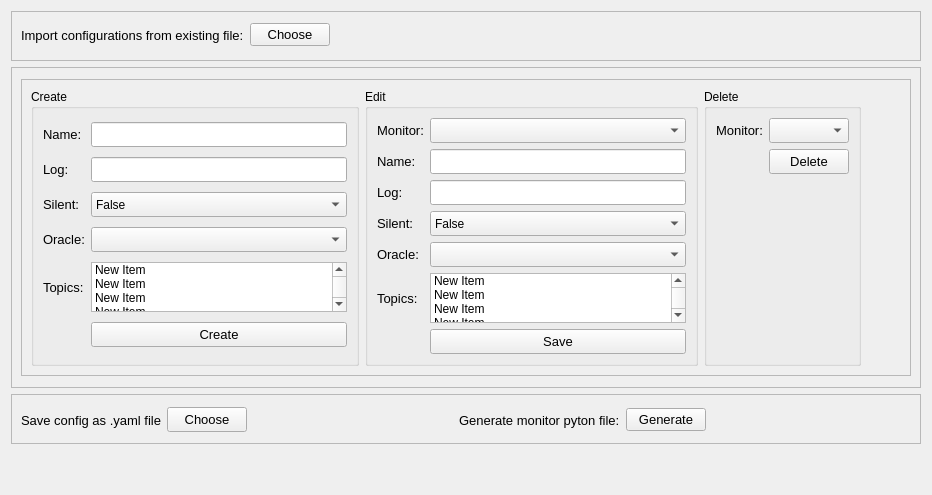
          <widget class="QWidget" name="W_ConfigMonitorPage">
           <property name="styleSheet">
            <string notr="true"/>
           </property>
           <attribute name="title">
            <string>Monitor</string>
           </attribute>
           <layout class="QVBoxLayout" name="verticalLayout_14">
            <property name="leftMargin">
             <number>11</number>
            </property>
            <property name="topMargin">
             <number>11</number>
            </property>
            <property name="rightMargin">
             <number>11</number>
            </property>
            <property name="bottomMargin">
             <number>11</number>
            </property>
            <item>
             <widget class="QFrame" name="frame_26">
              <property name="minimumSize">
               <size>
                <width>0</width>
                <height>50</height>
               </size>
              </property>
              <property name="frameShape">
               <enum>QFrame::StyledPanel</enum>
              </property>
              <property name="frameShadow">
               <enum>QFrame::Raised</enum>
              </property>
              <layout class="QHBoxLayout" name="horizontalLayout_4">
               <property name="bottomMargin">
                <number>11</number>
               </property>
               <item>
                <widget class="QLabel" name="lblMonitorImporttxt">
                 <property name="font">
                  <font>
                   <pointsize>10</pointsize>
                  </font>
                 </property>
                 <property name="text">
                  <string>Import configurations from existing file:</string>
                 </property>
                </widget>
               </item>
               <item>
                <widget class="QPushButton" name="btnMonitorChoose">
                 <property name="font">
                  <font>
                   <pointsize>10</pointsize>
                  </font>
                 </property>
                 <property name="text">
                  <string>Choose</string>
                 </property>
                </widget>
               </item>
               <item>
                <spacer name="horizontalSpacer">
                 <property name="orientation">
                  <enum>Qt::Horizontal</enum>
                 </property>
                 <property name="sizeHint" stdset="0">
                  <size>
                   <width>40</width>
                   <height>20</height>
                  </size>
                 </property>
                </spacer>
               </item>
              </layout>
             </widget>
            </item>
            <item>
             <widget class="QFrame" name="frame_20">
              <property name="frameShape">
               <enum>QFrame::StyledPanel</enum>
              </property>
              <property name="frameShadow">
               <enum>QFrame::Raised</enum>
              </property>
              <layout class="QVBoxLayout" name="verticalLayout_15">
               <property name="topMargin">
                <number>11</number>
               </property>
               <property name="bottomMargin">
                <number>11</number>
               </property>
               <item>
                <widget class="QFrame" name="frame_21">
                 <property name="frameShape">
                  <enum>QFrame::StyledPanel</enum>
                 </property>
                 <property name="frameShadow">
                  <enum>QFrame::Raised</enum>
                 </property>
                 <layout class="QHBoxLayout" name="horizontalLayout_9">
                  <item>
                   <widget class="QGroupBox" name="gbxMonitorCreate">
                    <property name="title">
                     <string>Create</string>
                    </property>
                    <layout class="QGridLayout" name="gridLayout_15">
                     <item row="1" column="1">
                      <widget class="QLineEdit" name="txtMonitorCreateLog">
                       <property name="minimumSize">
                        <size>
                         <width>0</width>
                         <height>25</height>
                        </size>
                       </property>
                       <property name="maximumSize">
                        <size>
                         <width>16777215</width>
                         <height>25</height>
                        </size>
                       </property>
                       <property name="font">
                        <font>
                         <pointsize>10</pointsize>
                        </font>
                       </property>
                      </widget>
                     </item>
                     <item row="3" column="0">
                      <widget class="QLabel" name="lblMonitorCreateOracle">
                       <property name="minimumSize">
                        <size>
                         <width>0</width>
                         <height>0</height>
                        </size>
                       </property>
                       <property name="font">
                        <font>
                         <pointsize>10</pointsize>
                        </font>
                       </property>
                       <property name="text">
                        <string>Oracle:</string>
                       </property>
                      </widget>
                     </item>
                     <item row="0" column="0">
                      <widget class="QLabel" name="lblMonitorCreateName">
                       <property name="minimumSize">
                        <size>
                         <width>0</width>
                         <height>0</height>
                        </size>
                       </property>
                       <property name="font">
                        <font>
                         <pointsize>10</pointsize>
                        </font>
                       </property>
                       <property name="text">
                        <string>Name:</string>
                       </property>
                      </widget>
                     </item>
                     <item row="0" column="1">
                      <widget class="QLineEdit" name="txtMonitorCreateName">
                       <property name="minimumSize">
                        <size>
                         <width>0</width>
                         <height>25</height>
                        </size>
                       </property>
                       <property name="maximumSize">
                        <size>
                         <width>16777215</width>
                         <height>25</height>
                        </size>
                       </property>
                       <property name="font">
                        <font>
                         <pointsize>10</pointsize>
                        </font>
                       </property>
                      </widget>
                     </item>
                     <item row="4" column="0">
                      <widget class="QLabel" name="lblMonitorCreateTopics">
                       <property name="minimumSize">
                        <size>
                         <width>0</width>
                         <height>0</height>
                        </size>
                       </property>
                       <property name="font">
                        <font>
                         <pointsize>10</pointsize>
                        </font>
                       </property>
                       <property name="text">
                        <string>Topics:</string>
                       </property>
                      </widget>
                     </item>
                     <item row="2" column="1">
                      <widget class="QComboBox" name="cbxMonitorCreateSilent">
                       <property name="minimumSize">
                        <size>
                         <width>0</width>
                         <height>25</height>
                        </size>
                       </property>
                       <property name="maximumSize">
                        <size>
                         <width>16777215</width>
                         <height>25</height>
                        </size>
                       </property>
                       <property name="font">
                        <font>
                         <pointsize>9</pointsize>
                        </font>
                       </property>
                       <item>
                        <property name="text">
                         <string>False</string>
                        </property>
                       </item>
                       <item>
                        <property name="text">
                         <string>True</string>
                        </property>
                       </item>
                      </widget>
                     </item>
                     <item row="3" column="1">
                      <widget class="QComboBox" name="cbxMonitorCreateOracle">
                       <property name="minimumSize">
                        <size>
                         <width>0</width>
                         <height>25</height>
                        </size>
                       </property>
                       <property name="maximumSize">
                        <size>
                         <width>16777215</width>
                         <height>25</height>
                        </size>
                       </property>
                       <property name="font">
                        <font>
                         <pointsize>9</pointsize>
                        </font>
                       </property>
                      </widget>
                     </item>
                     <item row="1" column="0">
                      <widget class="QLabel" name="lblMonitorCreateLog">
                       <property name="minimumSize">
                        <size>
                         <width>0</width>
                         <height>0</height>
                        </size>
                       </property>
                       <property name="font">
                        <font>
                         <pointsize>10</pointsize>
                        </font>
                       </property>
                       <property name="text">
                        <string>Log:</string>
                       </property>
                      </widget>
                     </item>
                     <item row="2" column="0">
                      <widget class="QLabel" name="lblMonitorCreateSilent">
                       <property name="minimumSize">
                        <size>
                         <width>0</width>
                         <height>0</height>
                        </size>
                       </property>
                       <property name="font">
                        <font>
                         <pointsize>10</pointsize>
                        </font>
                       </property>
                       <property name="text">
                        <string>Silent:</string>
                       </property>
                      </widget>
                     </item>
                     <item row="5" column="1">
                      <widget class="QPushButton" name="btnMonitorCreate">
                       <property name="minimumSize">
                        <size>
                         <width>0</width>
                         <height>25</height>
                        </size>
                       </property>
                       <property name="maximumSize">
                        <size>
                         <width>16777215</width>
                         <height>25</height>
                        </size>
                       </property>
                       <property name="font">
                        <font>
                         <pointsize>10</pointsize>
                        </font>
                       </property>
                       <property name="text">
                        <string>Create</string>
                       </property>
                      </widget>
                     </item>
                     <item row="4" column="1">
                      <widget class="QListWidget" name="listMonitorCreateTopics">
                       <property name="minimumSize">
                        <size>
                         <width>0</width>
                         <height>25</height>
                        </size>
                       </property>
                       <property name="maximumSize">
                        <size>
                         <width>16777215</width>
                         <height>50</height>
                        </size>
                       </property>
                       <property name="selectionMode">
                        <enum>QAbstractItemView::MultiSelection</enum>
                       </property>
                       <item>
                        <property name="text">
                         <string>New Item</string>
                        </property>
                       </item>
                       <item>
                        <property name="text">
                         <string>New Item</string>
                        </property>
                       </item>
                       <item>
                        <property name="text">
                         <string>New Item</string>
                        </property>
                       </item>
                       <item>
                        <property name="text">
                         <string>New Item</string>
                        </property>
                       </item>
                       <item>
                        <property name="text">
                         <string>New Item</string>
                        </property>
                       </item>
                      </widget>
                     </item>
                    </layout>
                   </widget>
                  </item>
                  <item>
                   <widget class="QGroupBox" name="gbxMonitorEdit">
                    <property name="title">
                     <string>Edit</string>
                    </property>
                    <layout class="QGridLayout" name="gridLayout_7">
                     <item row="1" column="0">
                      <widget class="QLabel" name="lblMonitorEditName">
                       <property name="minimumSize">
                        <size>
                         <width>0</width>
                         <height>0</height>
                        </size>
                       </property>
                       <property name="font">
                        <font>
                         <pointsize>10</pointsize>
                        </font>
                       </property>
                       <property name="text">
                        <string>Name:</string>
                       </property>
                      </widget>
                     </item>
                     <item row="0" column="1">
                      <widget class="QComboBox" name="cbxMonitorEditMonitor">
                       <property name="minimumSize">
                        <size>
                         <width>0</width>
                         <height>25</height>
                        </size>
                       </property>
                       <property name="maximumSize">
                        <size>
                         <width>16777215</width>
                         <height>25</height>
                        </size>
                       </property>
                       <property name="font">
                        <font>
                         <pointsize>9</pointsize>
                        </font>
                       </property>
                      </widget>
                     </item>
                     <item row="2" column="0">
                      <widget class="QLabel" name="lblMonitorEditLog">
                       <property name="minimumSize">
                        <size>
                         <width>0</width>
                         <height>0</height>
                        </size>
                       </property>
                       <property name="font">
                        <font>
                         <pointsize>10</pointsize>
                        </font>
                       </property>
                       <property name="text">
                        <string>Log:</string>
                       </property>
                      </widget>
                     </item>
                     <item row="5" column="0">
                      <widget class="QLabel" name="lblMonitorEditTopics">
                       <property name="minimumSize">
                        <size>
                         <width>0</width>
                         <height>0</height>
                        </size>
                       </property>
                       <property name="font">
                        <font>
                         <pointsize>10</pointsize>
                        </font>
                       </property>
                       <property name="text">
                        <string>Topics:</string>
                       </property>
                      </widget>
                     </item>
                     <item row="6" column="1">
                      <widget class="QPushButton" name="btnMonitorEdit">
                       <property name="minimumSize">
                        <size>
                         <width>0</width>
                         <height>25</height>
                        </size>
                       </property>
                       <property name="maximumSize">
                        <size>
                         <width>16777215</width>
                         <height>25</height>
                        </size>
                       </property>
                       <property name="font">
                        <font>
                         <pointsize>10</pointsize>
                        </font>
                       </property>
                       <property name="text">
                        <string>Save</string>
                       </property>
                      </widget>
                     </item>
                     <item row="1" column="1">
                      <widget class="QLineEdit" name="txtMonitorEditName">
                       <property name="minimumSize">
                        <size>
                         <width>0</width>
                         <height>25</height>
                        </size>
                       </property>
                       <property name="maximumSize">
                        <size>
                         <width>16777215</width>
                         <height>25</height>
                        </size>
                       </property>
                       <property name="font">
                        <font>
                         <pointsize>10</pointsize>
                        </font>
                       </property>
                      </widget>
                     </item>
                     <item row="4" column="1">
                      <widget class="QComboBox" name="cbxMonitorEditOracle">
                       <property name="minimumSize">
                        <size>
                         <width>0</width>
                         <height>25</height>
                        </size>
                       </property>
                       <property name="maximumSize">
                        <size>
                         <width>16777215</width>
                         <height>25</height>
                        </size>
                       </property>
                       <property name="font">
                        <font>
                         <pointsize>9</pointsize>
                        </font>
                       </property>
                      </widget>
                     </item>
                     <item row="0" column="0">
                      <widget class="QLabel" name="lblMonitorEditMonitor">
                       <property name="minimumSize">
                        <size>
                         <width>0</width>
                         <height>0</height>
                        </size>
                       </property>
                       <property name="font">
                        <font>
                         <pointsize>10</pointsize>
                        </font>
                       </property>
                       <property name="text">
                        <string>Monitor:</string>
                       </property>
                      </widget>
                     </item>
                     <item row="3" column="1">
                      <widget class="QComboBox" name="cbxMonitorEditSilent">
                       <property name="minimumSize">
                        <size>
                         <width>0</width>
                         <height>25</height>
                        </size>
                       </property>
                       <property name="maximumSize">
                        <size>
                         <width>16777215</width>
                         <height>25</height>
                        </size>
                       </property>
                       <property name="font">
                        <font>
                         <pointsize>9</pointsize>
                        </font>
                       </property>
                       <item>
                        <property name="text">
                         <string>False</string>
                        </property>
                       </item>
                       <item>
                        <property name="text">
                         <string>True</string>
                        </property>
                       </item>
                      </widget>
                     </item>
                     <item row="3" column="0">
                      <widget class="QLabel" name="lblMonitorEditSilent">
                       <property name="minimumSize">
                        <size>
                         <width>0</width>
                         <height>0</height>
                        </size>
                       </property>
                       <property name="font">
                        <font>
                         <pointsize>10</pointsize>
                        </font>
                       </property>
                       <property name="text">
                        <string>Silent:</string>
                       </property>
                      </widget>
                     </item>
                     <item row="4" column="0">
                      <widget class="QLabel" name="lblMonitorEditOracle">
                       <property name="minimumSize">
                        <size>
                         <width>0</width>
                         <height>0</height>
                        </size>
                       </property>
                       <property name="font">
                        <font>
                         <pointsize>10</pointsize>
                        </font>
                       </property>
                       <property name="text">
                        <string>Oracle:</string>
                       </property>
                      </widget>
                     </item>
                     <item row="2" column="1">
                      <widget class="QLineEdit" name="txtMonitorEditLog">
                       <property name="minimumSize">
                        <size>
                         <width>0</width>
                         <height>25</height>
                        </size>
                       </property>
                       <property name="maximumSize">
                        <size>
                         <width>16777215</width>
                         <height>25</height>
                        </size>
                       </property>
                       <property name="font">
                        <font>
                         <pointsize>10</pointsize>
                        </font>
                       </property>
                      </widget>
                     </item>
                     <item row="5" column="1">
                      <widget class="QListWidget" name="listMonitorEditTopics">
                       <property name="minimumSize">
                        <size>
                         <width>0</width>
                         <height>0</height>
                        </size>
                       </property>
                       <property name="maximumSize">
                        <size>
                         <width>16777215</width>
                         <height>50</height>
                        </size>
                       </property>
                       <property name="font">
                        <font>
                         <pointsize>9</pointsize>
                        </font>
                       </property>
                       <property name="selectionMode">
                        <enum>QAbstractItemView::MultiSelection</enum>
                       </property>
                       <item>
                        <property name="text">
                         <string>New Item</string>
                        </property>
                       </item>
                       <item>
                        <property name="text">
                         <string>New Item</string>
                        </property>
                       </item>
                       <item>
                        <property name="text">
                         <string>New Item</string>
                        </property>
                       </item>
                       <item>
                        <property name="text">
                         <string>New Item</string>
                        </property>
                       </item>
                       <item>
                        <property name="text">
                         <string>New Item</string>
                        </property>
                       </item>
                      </widget>
                     </item>
                    </layout>
                   </widget>
                  </item>
                  <item>
                   <widget class="QGroupBox" name="gbxMonitorDelete">
                    <property name="title">
                     <string>Delete</string>
                    </property>
                    <layout class="QGridLayout" name="gridLayout_16">
                     <item row="1" column="1">
                      <widget class="QPushButton" name="btnMonitorDelete">
                       <property name="minimumSize">
                        <size>
                         <width>0</width>
                         <height>25</height>
                        </size>
                       </property>
                       <property name="maximumSize">
                        <size>
                         <width>16777215</width>
                         <height>25</height>
                        </size>
                       </property>
                       <property name="font">
                        <font>
                         <pointsize>10</pointsize>
                        </font>
                       </property>
                       <property name="text">
                        <string>Delete</string>
                       </property>
                      </widget>
                     </item>
                     <item row="0" column="1">
                      <widget class="QComboBox" name="cbxMonitorDelete">
                       <property name="minimumSize">
                        <size>
                         <width>0</width>
                         <height>25</height>
                        </size>
                       </property>
                       <property name="maximumSize">
                        <size>
                         <width>16777215</width>
                         <height>25</height>
                        </size>
                       </property>
                       <property name="font">
                        <font>
                         <pointsize>9</pointsize>
                        </font>
                       </property>
                      </widget>
                     </item>
                     <item row="2" column="1">
                      <spacer name="verticalSpacer_6">
                       <property name="orientation">
                        <enum>Qt::Vertical</enum>
                       </property>
                       <property name="sizeHint" stdset="0">
                        <size>
                         <width>20</width>
                         <height>40</height>
                        </size>
                       </property>
                      </spacer>
                     </item>
                     <item row="0" column="0">
                      <widget class="QLabel" name="lblMonitorDelete">
                       <property name="minimumSize">
                        <size>
                         <width>0</width>
                         <height>0</height>
                        </size>
                       </property>
                       <property name="font">
                        <font>
                         <pointsize>10</pointsize>
                        </font>
                       </property>
                       <property name="text">
                        <string>Monitor:</string>
                       </property>
                      </widget>
                     </item>
                    </layout>
                   </widget>
                  </item>
                  <item>
                   <spacer name="horizontalSpacer_3">
                    <property name="orientation">
                     <enum>Qt::Horizontal</enum>
                    </property>
                    <property name="sizeHint" stdset="0">
                     <size>
                      <width>40</width>
                      <height>20</height>
                     </size>
                    </property>
                   </spacer>
                  </item>
                 </layout>
                </widget>
               </item>
              </layout>
             </widget>
            </item>
            <item>
             <widget class="QFrame" name="frame_4">
              <property name="minimumSize">
               <size>
                <width>0</width>
                <height>50</height>
               </size>
              </property>
              <property name="frameShape">
               <enum>QFrame::StyledPanel</enum>
              </property>
              <property name="frameShadow">
               <enum>QFrame::Raised</enum>
              </property>
              <layout class="QHBoxLayout" name="horizontalLayout_3">
               <property name="topMargin">
                <number>11</number>
               </property>
               <item>
                <widget class="QLabel" name="lblMonitorSaveFile">
                 <property name="minimumSize">
                  <size>
                   <width>0</width>
                   <height>0</height>
                  </size>
                 </property>
                 <property name="maximumSize">
                  <size>
                   <width>16777215</width>
                   <height>16777215</height>
                  </size>
                 </property>
                 <property name="font">
                  <font>
                   <pointsize>10</pointsize>
                  </font>
                 </property>
                 <property name="text">
                  <string>Save config as .yaml file</string>
                 </property>
                </widget>
               </item>
               <item>
                <widget class="QPushButton" name="btnMonitorSaveFile">
                 <property name="minimumSize">
                  <size>
                   <width>0</width>
                   <height>25</height>
                  </size>
                 </property>
                 <property name="maximumSize">
                  <size>
                   <width>16777215</width>
                   <height>25</height>
                  </size>
                 </property>
                 <property name="font">
                  <font>
                   <pointsize>10</pointsize>
                  </font>
                 </property>
                 <property name="text">
                  <string>Choose</string>
                 </property>
                </widget>
               </item>
               <item>
                <spacer name="horizontalSpacer_7">
                 <property name="orientation">
                  <enum>Qt::Horizontal</enum>
                 </property>
                 <property name="sizeHint" stdset="0">
                  <size>
                   <width>40</width>
                   <height>20</height>
                  </size>
                 </property>
                </spacer>
               </item>
               <item>
                <widget class="QLabel" name="lblMonitorGeneratePyFile">
                 <property name="font">
                  <font>
                   <pointsize>10</pointsize>
                  </font>
                 </property>
                 <property name="text">
                  <string>Generate monitor pyton file:</string>
                 </property>
                </widget>
               </item>
               <item>
                <widget class="QPushButton" name="btnMonitorGeneratePyFile">
                 <property name="font">
                  <font>
                   <pointsize>10</pointsize>
                  </font>
                 </property>
                 <property name="text">
                  <string>Generate</string>
                 </property>
                </widget>
               </item>
               <item>
                <spacer name="horizontalSpacer_6">
                 <property name="orientation">
                  <enum>Qt::Horizontal</enum>
                 </property>
                 <property name="sizeHint" stdset="0">
                  <size>
                   <width>40</width>
                   <height>20</height>
                  </size>
                 </property>
                </spacer>
               </item>
              </layout>
             </widget>
            </item>
            <item>
             <spacer name="verticalSpacer">
              <property name="orientation">
               <enum>Qt::Vertical</enum>
              </property>
              <property name="sizeHint" stdset="0">
               <size>
                <width>20</width>
                <height>40</height>
               </size>
              </property>
             </spacer>
            </item>
           </layout>
          </widget>
